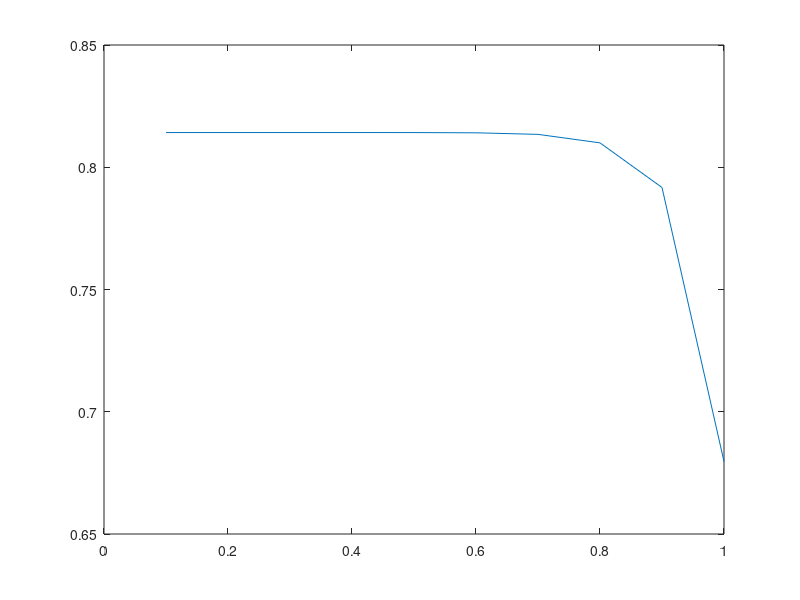

This figure's MATLAB source:
%% Basic parameters of the setup

% All parameters and variables are named approximately as in my master's
% thesis. The parameter values chosen below reproduce the one of the graphs
% shown in Figure 4.6 of the thesis.

gamma = 1/pi;

r1 = 0; % inner radius of the nonscattering region
r2 = linspace(0,1,11); % possible values for the outer radius of the nonscattering region
b = 0.9; % 'anisotropy' coefficient (denoted by B in the thesis)
mua = 0.5; % absorption coefficient in the strongly scattering region
mus = 500; % scattering coefficient in the strongly scattering region
K = 1/(2*(mua + (1-b)*mus)); % diffusion coefficient in the strongly scattering region
muan = 0.25; % absorption coefficient in the nonscattering region
g1s = zeros(1,11); % vector for storing g1(s) for each r2
g2s = zeros(1,11); % vector for storing g2(s) for each r2
g3s = zeros(1,11); % vector for storing g3(s) for each r2
a1s = zeros(1,11); % vector for storing a1(s) for each r2
a2s = zeros(1,11); % vector for storing a2(s) for each r2
a3s = zeros(1,11); % vector for storing a3(s) for each r2
a4s = zeros(1,11); % vector for storing a3(s) for each r2

%% Parameters deduced from those above

delta = sqrt(mua/K); % parameter appearing in the arguments of the Bessel functions

% The two integrands needed for the evaluating the integrals defining g1, g2
% and g3. There are two small errors in the thesis that are fixed below: (i) in the integrals
% defining g1 and g2, the normalization by |S^0| is missing in the thesis, which
% correponds to division by 2. This corresponds to the extra multiplication by 0.5
% in the definition of fun12 below. (ii) r2 should appear in the
% exponential term of the integral defining g3, which is now accounted for
% in fun3.

for i=1:11 % a step for computing a1,a2,a3,a4 corresponding to each r2
    fun12 = @(theta) (0.5*(r1^2*cos(theta)-r1*r2(i)*(1+cos(theta).^2) + r2(i)^2*cos(theta))./(r1^2 - 2*r1*r2(i)*cos(theta) + r2(i)^2).^(3/2) ).*exp(-muan*(r1^2 - 2*r1*r2(i)*cos(theta) + r2(i)^2).^(1/2));
    fun3 = @(theta) (((1 - cos(theta)).^(1/2))).*exp(-muan*r2(i)*(2*(1-cos(theta))).^(1/2));
    % the corresponding upper limits for integration
    b12 = acos(0);
    b3 = 2*b12;   
    % evaluating the values of g1, g2 and g3 numerically
    int12 = integral(fun12, 0, b12, 'AbsTol', 1e-12);
    g1s(i) = -2*r2(i)*int12;
    g2s(i) = -2*r1*int12;
    
    int3 = integral(fun3, 0, b3, 'AbsTol', 1e-12);
    g3s(i) = -1/(2*sqrt(2))*int3;
    
    % the coefficients a1, a2, a3 and a4 according to (4.16)
    a1s(i) = (1 + g1s(i)*g2s(i) - g3s(i))/(1 - g1s(i)*g2s(i) - g3s(i));
    a2s(i) = 2*g1s(i)/(1 - g1s(i)*g2s(i) - g3s(i));
    a3s(i) = 2*g2s(i)/(1 - g1s(i)*g2s(i) - g3s(i));
    a4s(i) = (1 + g1s(i)*g2s(i) + g3s(i))/(1 - g1s(i)*g2s(i) - g3s(i));
end


%% Deducing the coefficients for the linear equations (4.17), (4.18) and (4.19)

Z = zeros(11,3); % A matrix for storing the coefficients for the possible values for the inner radius

for i=1:11
    A = zeros(3); % the system matrix
    
    % The first variable is c2I, the second c2K and the third c1I
    
    % The first row is (4.17). 
    A(1,1) = 2*gamma*besseli(0,delta) + K*delta*besseli(1,delta);
    A(1,2) = 2*gamma*besselk(0,delta) - K*delta*besselk(1,delta);
    A(1,3) = 0;
    
    % The second row is (4.18)
    A(2,1) = 2*gamma*a2s(i)*besseli(0,delta*r2(i));
    A(2,2) = 2*gamma*a2s(i)*besselk(0,delta*r2(i));
    A(2,3) = 2*gamma*a1s(i)*besseli(0,delta*r1) + K*delta*besseli(1,delta*r1);
    
    % The third row is (4.19). As you noted, r1 should be r2 at one point in
    % (4.19):
    A(3,1) = 2*gamma*a4s(i)*besseli(0,delta*r2(i)) - K*delta*besseli(1,delta*r2(i));
    A(3,2) = 2*gamma*a4s(i)*besselk(0,delta*r2(i)) + K*delta*besselk(1,delta*r2(i));
    A(3,3) = 2*gamma*a3s(i)*besseli(0,delta*r1);
    
    % The vector on the right-hand side
    y = [2; 0; 0];
    
    % solving for the coefficients of the modified Bessel functions
    c = A\y;

    Z(i,:)=c; % storing the coefficients corresponding to each possible value for the inner radius in the rows of Z
end

%% Plotting the outer flux

% constant value corresponding to c2I
const1 = gamma*besseli(0,delta)-((K*delta)/2)*besseli(1,delta);
% constant value corresponding to c2K
const2 = gamma*besselk(0,delta)+((K*delta)/2)*besselk(1,delta);
% computing the outer flux
flux = Z(:,1)*const1+Z(:,2)*const2;
figure(1)
plot(r2,flux);




